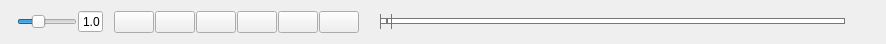
<?xml version="1.0" encoding="UTF-8"?>
<ui version="4.0">
 <class>EditorTimelineWidget</class>
 <widget class="QWidget" name="EditorTimelineWidget">
  <property name="geometry">
   <rect>
    <x>0</x>
    <y>0</y>
    <width>886</width>
    <height>44</height>
   </rect>
  </property>
  <property name="windowTitle">
   <string>EditorTimelineWidget</string>
  </property>
  <property name="styleSheet">
   <string notr="true"/>
  </property>
  <layout class="QHBoxLayout" name="horizontalLayout">
   <property name="spacing">
    <number>1</number>
   </property>
   <property name="leftMargin">
    <number>0</number>
   </property>
   <property name="topMargin">
    <number>0</number>
   </property>
   <property name="rightMargin">
    <number>0</number>
   </property>
   <property name="bottomMargin">
    <number>0</number>
   </property>
   <item>
    <layout class="QHBoxLayout" name="timelineSpeedLayout">
     <property name="spacing">
      <number>1</number>
     </property>
     <property name="leftMargin">
      <number>7</number>
     </property>
     <property name="rightMargin">
      <number>0</number>
     </property>
     <item>
      <spacer name="horizontalSpacer_3">
       <property name="orientation">
        <enum>Qt::Horizontal</enum>
       </property>
       <property name="sizeType">
        <enum>QSizePolicy::Fixed</enum>
       </property>
       <property name="sizeHint" stdset="0">
        <size>
         <width>10</width>
         <height>20</height>
        </size>
       </property>
      </spacer>
     </item>
     <item>
      <widget class="QSlider" name="m_SpeedSlider">
       <property name="sizePolicy">
        <sizepolicy hsizetype="Fixed" vsizetype="Fixed">
         <horstretch>0</horstretch>
         <verstretch>0</verstretch>
        </sizepolicy>
       </property>
       <property name="minimumSize">
        <size>
         <width>60</width>
         <height>15</height>
        </size>
       </property>
       <property name="maximumSize">
        <size>
         <width>60</width>
         <height>15</height>
        </size>
       </property>
       <property name="styleSheet">
        <string notr="true"/>
       </property>
       <property name="minimum">
        <number>1</number>
       </property>
       <property name="maximum">
        <number>30</number>
       </property>
       <property name="value">
        <number>10</number>
       </property>
       <property name="orientation">
        <enum>Qt::Horizontal</enum>
       </property>
      </widget>
     </item>
     <item>
      <widget class="QDoubleSpinBox" name="m_SpeedSpinBox">
       <property name="sizePolicy">
        <sizepolicy hsizetype="Fixed" vsizetype="Fixed">
         <horstretch>0</horstretch>
         <verstretch>0</verstretch>
        </sizepolicy>
       </property>
       <property name="minimumSize">
        <size>
         <width>0</width>
         <height>0</height>
        </size>
       </property>
       <property name="maximumSize">
        <size>
         <width>25</width>
         <height>16777215</height>
        </size>
       </property>
       <property name="layoutDirection">
        <enum>Qt::RightToLeft</enum>
       </property>
       <property name="frame">
        <bool>true</bool>
       </property>
       <property name="buttonSymbols">
        <enum>QAbstractSpinBox::NoButtons</enum>
       </property>
       <property name="decimals">
        <number>1</number>
       </property>
       <property name="minimum">
        <double>0.100000000000000</double>
       </property>
       <property name="maximum">
        <double>5.000000000000000</double>
       </property>
       <property name="singleStep">
        <double>0.100000000000000</double>
       </property>
       <property name="value">
        <double>1.000000000000000</double>
       </property>
      </widget>
     </item>
    </layout>
   </item>
   <item>
    <spacer name="horizontalSpacer_2">
     <property name="orientation">
      <enum>Qt::Horizontal</enum>
     </property>
     <property name="sizeType">
      <enum>QSizePolicy::Fixed</enum>
     </property>
     <property name="sizeHint" stdset="0">
      <size>
       <width>10</width>
       <height>20</height>
      </size>
     </property>
    </spacer>
   </item>
   <item>
    <widget class="QPushButton" name="m_PlayStopButton">
     <property name="styleSheet">
      <string notr="true"/>
     </property>
     <property name="text">
      <string/>
     </property>
    </widget>
   </item>
   <item>
    <widget class="QPushButton" name="m_PrevFrameButton">
     <property name="text">
      <string/>
     </property>
    </widget>
   </item>
   <item>
    <widget class="QPushButton" name="m_NextFrameButton">
     <property name="text">
      <string/>
     </property>
    </widget>
   </item>
   <item>
    <widget class="QPushButton" name="m_SkipBackwardButton">
     <property name="text">
      <string/>
     </property>
    </widget>
   </item>
   <item>
    <widget class="QPushButton" name="m_SkipForwardButton">
     <property name="text">
      <string/>
     </property>
    </widget>
   </item>
   <item>
    <widget class="QPushButton" name="m_DirectionButton">
     <property name="text">
      <string/>
     </property>
    </widget>
   </item>
   <item>
    <spacer name="horizontalSpacer">
     <property name="orientation">
      <enum>Qt::Horizontal</enum>
     </property>
     <property name="sizeType">
      <enum>QSizePolicy::Fixed</enum>
     </property>
     <property name="sizeHint" stdset="0">
      <size>
       <width>20</width>
       <height>20</height>
      </size>
     </property>
    </spacer>
   </item>
   <item>
    <widget class="EditorTimelineSlider" name="m_TimelineSlider">
     <property name="styleSheet">
      <string notr="true">QSlider::groove:horizontal {
border: 1px solid #bbb;
background: white;
height: 4px;
}

QSlider::sub-page:horizontal {
/*background: qlineargradient(x1: 0, y1: 0,    x2: 0, y2: 1,
    stop: 0 #808080, stop: 1 #808080);
background: qlineargradient(x1: 0, y1: 0.2, x2: 1, y2: 1,
    stop: 0 #808080, stop: 1 #808080);*/
border: 1px solid #777;
height: 10px;
}

QSlider::add-page:horizontal {
background: #fff;
border: 1px solid #777;
height: 10px;
}

QSlider::handle:horizontal {
background: qlineargradient(x1:0, y1:0, x2:1, y2:1,
    stop:0 #eee, stop:1 #ccc);
border: 1px solid #777;
width: 10px;
margin-top: -9px;
margin-bottom: -9px;
margin-left: -1px;
}

QSlider::handle:horizontal:hover {
background: qlineargradient(x1:0, y1:0, x2:1, y2:1,
    stop:0 #fff, stop:1 #ddd);
border: 1px solid #444;
}

QSlider::sub-page:horizontal:disabled {
background: #bbb;
border-color: #999;
}

QSlider::add-page:horizontal:disabled {
background: #eee;
border-color: #999;
}

QSlider::handle:horizontal:disabled {
background: #eee;
border: 1px solid #aaa;
}</string>
     </property>
     <property name="sliderPosition">
      <number>0</number>
     </property>
     <property name="tracking">
      <bool>true</bool>
     </property>
     <property name="orientation">
      <enum>Qt::Horizontal</enum>
     </property>
     <property name="invertedAppearance">
      <bool>false</bool>
     </property>
     <property name="invertedControls">
      <bool>false</bool>
     </property>
     <property name="tickPosition">
      <enum>QSlider::NoTicks</enum>
     </property>
    </widget>
   </item>
   <item>
    <widget class="QLabel" name="m_FrameInfoLable">
     <property name="minimumSize">
      <size>
       <width>40</width>
       <height>0</height>
      </size>
     </property>
     <property name="text">
      <string/>
     </property>
     <property name="wordWrap">
      <bool>true</bool>
     </property>
    </widget>
   </item>
  </layout>
 </widget>
 <layoutdefault spacing="6" margin="11"/>
 <customwidgets>
  <customwidget>
   <class>EditorTimelineSlider</class>
   <extends>QSlider</extends>
   <header>EditorTimelineSlider.h</header>
  </customwidget>
 </customwidgets>
 <resources/>
 <connections>
  <connection>
   <sender>m_PlayStopButton</sender>
   <signal>clicked()</signal>
   <receiver>EditorTimelineWidget</receiver>
   <slot>tooglePlay()</slot>
   <hints>
    <hint type="sourcelabel">
     <x>15</x>
     <y>20</y>
    </hint>
    <hint type="destinationlabel">
     <x>422</x>
     <y>20</y>
    </hint>
   </hints>
  </connection>
  <connection>
   <sender>m_DirectionButton</sender>
   <signal>clicked()</signal>
   <receiver>EditorTimelineWidget</receiver>
   <slot>toogleDirection()</slot>
   <hints>
    <hint type="sourcelabel">
     <x>175</x>
     <y>20</y>
    </hint>
    <hint type="destinationlabel">
     <x>422</x>
     <y>20</y>
    </hint>
   </hints>
  </connection>
  <connection>
   <sender>m_NextFrameButton</sender>
   <signal>clicked()</signal>
   <receiver>EditorTimelineWidget</receiver>
   <slot>nextFrame()</slot>
   <hints>
    <hint type="sourcelabel">
     <x>79</x>
     <y>20</y>
    </hint>
    <hint type="destinationlabel">
     <x>422</x>
     <y>20</y>
    </hint>
   </hints>
  </connection>
  <connection>
   <sender>m_PrevFrameButton</sender>
   <signal>clicked()</signal>
   <receiver>EditorTimelineWidget</receiver>
   <slot>prevFrame()</slot>
   <hints>
    <hint type="sourcelabel">
     <x>47</x>
     <y>20</y>
    </hint>
    <hint type="destinationlabel">
     <x>422</x>
     <y>20</y>
    </hint>
   </hints>
  </connection>
  <connection>
   <sender>m_SkipForwardButton</sender>
   <signal>clicked()</signal>
   <receiver>EditorTimelineWidget</receiver>
   <slot>skipForward()</slot>
   <hints>
    <hint type="sourcelabel">
     <x>143</x>
     <y>20</y>
    </hint>
    <hint type="destinationlabel">
     <x>422</x>
     <y>20</y>
    </hint>
   </hints>
  </connection>
  <connection>
   <sender>m_SkipBackwardButton</sender>
   <signal>clicked()</signal>
   <receiver>EditorTimelineWidget</receiver>
   <slot>skipBackward()</slot>
   <hints>
    <hint type="sourcelabel">
     <x>111</x>
     <y>20</y>
    </hint>
    <hint type="destinationlabel">
     <x>422</x>
     <y>20</y>
    </hint>
   </hints>
  </connection>
  <connection>
   <sender>m_SpeedSlider</sender>
   <signal>valueChanged(int)</signal>
   <receiver>EditorTimelineWidget</receiver>
   <slot>speedSliderChanged(int)</slot>
   <hints>
    <hint type="sourcelabel">
     <x>225</x>
     <y>20</y>
    </hint>
    <hint type="destinationlabel">
     <x>422</x>
     <y>20</y>
    </hint>
   </hints>
  </connection>
  <connection>
   <sender>m_SpeedSpinBox</sender>
   <signal>valueChanged(double)</signal>
   <receiver>EditorTimelineWidget</receiver>
   <slot>speedSpinBoxChanged(double)</slot>
   <hints>
    <hint type="sourcelabel">
     <x>269</x>
     <y>19</y>
    </hint>
    <hint type="destinationlabel">
     <x>422</x>
     <y>20</y>
    </hint>
   </hints>
  </connection>
 </connections>
 <slots>
  <slot>tooglePlay()</slot>
  <slot>toogleDirection()</slot>
  <slot>nextFrame()</slot>
  <slot>prevFrame()</slot>
  <slot>skipForward()</slot>
  <slot>skipBackward()</slot>
  <slot>speedSpinBoxChanged(double)</slot>
  <slot>speedSliderChanged(int)</slot>
  <slot>timeSliderChanged(int)</slot>
  <slot>slot1()</slot>
 </slots>
</ui>
